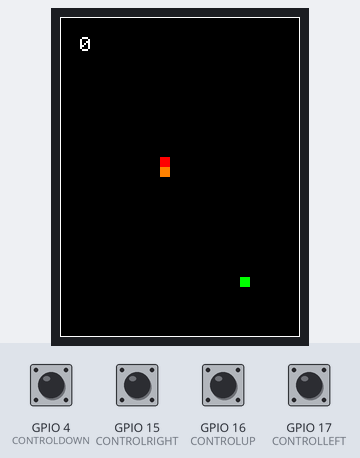
Simulated run of this program. Board: ESP32. Parts: 240×320 colour display. The inputs (shaded band) are chosen by the test bench; at power-on: GPIO 4 (CONTROLDOWN), GPIO 15 (CONTROLRIGHT), GPIO 16 (CONTROLUP), GPIO 17 (CONTROLLEFT) HIGH. Random numbers use the default seed unless the program sets one.

Above: at 2.4 s.
2.5 s: GPIO 17 (CONTROLLEFT) pulled LOW for 0.15 s
At 2.89 s:
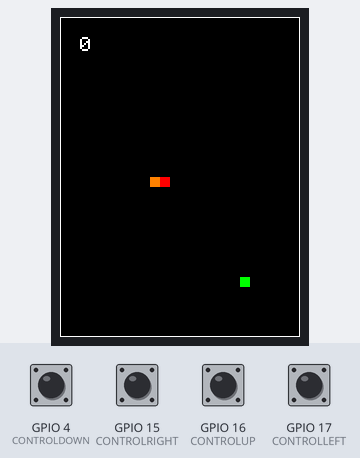
3.2 s: GPIO 4 (CONTROLDOWN) pulled LOW for 0.15 s
At 3.49 s:
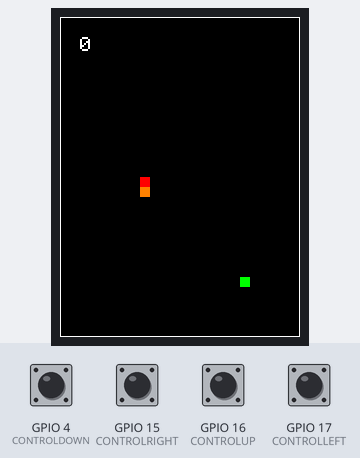
3.9 s: GPIO 15 (CONTROLRIGHT) pulled LOW for 0.15 s
At 4.1 s:
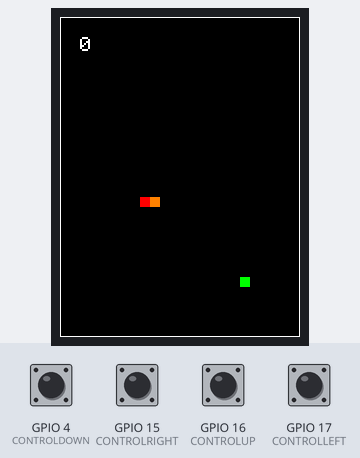
4.6 s: GPIO 16 (CONTROLUP) pulled LOW for 0.15 s
At 5.0 s:
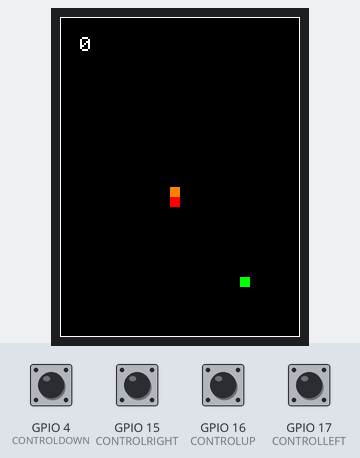
5.3 s: GPIO 15 (CONTROLRIGHT) pulled LOW for 1 s
At 5.61 s:
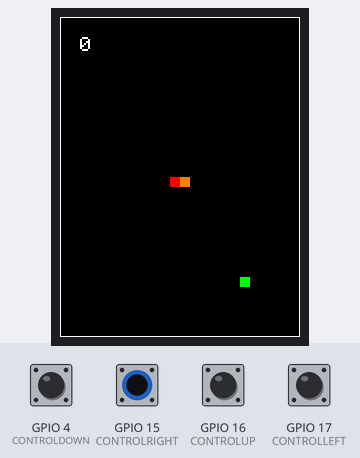
6.9 s: GPIO 4 (CONTROLDOWN) pulled LOW for 1 s
At 12.0 s:
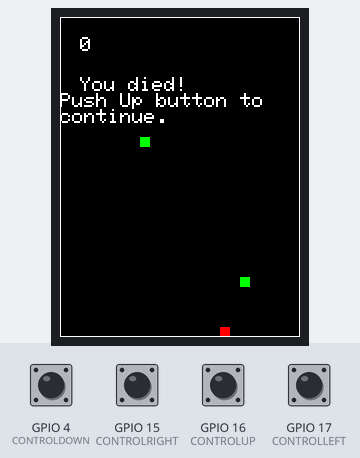
Timing chart, 0 to 13.0 s (numbered marks = the images above; inputs shaded):
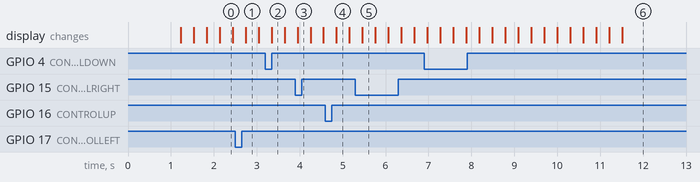

The program:

main.cpp
```cpp
#include <Adafruit_GFX.h>
#include <Adafruit_ILI9341.h>

//definice pinů pro display
#define TFT_SCK    18
#define TFT_MOSI   23
#define TFT_MISO   19
#define TFT_CS     5
#define TFT_DC     21
#define TFT_RST    22
Adafruit_ILI9341 tft = Adafruit_ILI9341(TFT_CS, TFT_DC, TFT_MOSI, TFT_SCK, TFT_RST, TFT_MISO);
//definice pravidel hry
#define FRAMESPEED 300
#define FOODSPEED 8000
#define VIRTUALVYSKA 32
#define VIRTUALSIRKA 24
#define VIRTUALNASOB 10
#define MAXHAD 500
#define MAXFOOD 5

//piny ovládacích tlačítek
#define CONTROLUP 16
#define CONTROLDOWN 4
#define CONTROLLEFT 17
#define CONTROLRIGHT 15

int hadY[MAXHAD], hadX[MAXHAD];
int foodY[MAXFOOD], foodX[MAXFOOD];
int direction = 0, score = 0;
bool pohybProveden = true, deleteLast = true;
unsigned long lastFrame = 0, lastFood = 0;

//Funkce, která posunuje hlavu hada
void addHad(int x, int y) {
  //Projede pole, posune data v poli o jedno navíc
  for(int z = MAXHAD; z>-1; z--) {
    if(z<MAXHAD-1) {
      hadY[z+1] = hadY[z];
      hadX[z+1] = hadX[z];
    }
  }
  //Vloží se přijaté data na začátek pole
  hadX[0] = x;
  hadY[0] = y;
  pohybProveden = false;
  deleteLast = true;
}
//Nastaví základní hodnoty
void defaultSetting() {
  for(int x = 0; x<MAXHAD; x++) {
    hadX[x] = -2;
    hadY[x] = -2;
  }
  for(int x = 0; x<MAXFOOD; x++) {
    foodX[x] = -1;
    foodY[x] = -1;
  }
  hadY[0] = 11;
  hadY[1] = 10;
  hadX[0] = 10;
  hadX[1] = 10;
  pohybProveden = true;
  deleteLast = true;
  score = 0;
  tft.fillScreen(ILI9341_BLACK);
  delay(1000);
}
//Napíše text na obrazovku a zastaví kód, dokud není zmáčknuto tlačítko nahoru
void smrt() {
  tft.setCursor(20,60);
  tft.println("You died!");
  tft.print("Push Up button to   continue.");

  while(digitalRead(CONTROLUP) == HIGH) {}
  defaultSetting();
}
//Kontrola vstupních údajů, pokud se jídlo nezobrazí na hadovi
bool foodCheck(int tfoodX, int tfoodY) {
  for(int x = 0; x<MAXHAD; x++) {
    if(hadX[x] != -2) {
      if(hadX[x] == tfoodX && hadY[x] == tfoodY) {
        return true;
      }
    } else {
      return false;
    }
  }
}
//Vybere náhodnou pozici v poli a přidá na ní jídlo
void addFood() {
  for(int x = 0; x<MAXFOOD; x++) {
    if(foodX[x] == -1) {
      int tfoodX, tfoodY;
      do{
        tfoodX = random(1,VIRTUALSIRKA);
        tfoodY = random(1,VIRTUALVYSKA);
      } while (foodCheck(tfoodX,tfoodY));
      foodX[x] = tfoodX;
      foodY[x] = tfoodY;
      break;
    }
  }
}
//Definice interuptů pro tlačítka
void IRAM_ATTR iup(){
  if (pohybProveden && direction != CONTROLDOWN) {
      direction = CONTROLUP;
      addHad(hadX[0],hadY[0]-1);
    }
}
void IRAM_ATTR idown(){
  if (pohybProveden && direction != CONTROLUP) {
      direction = CONTROLDOWN;
      addHad(hadX[0],hadY[0]+1);
  }
}
void IRAM_ATTR ileft(){
  if (pohybProveden && direction != CONTROLRIGHT) {
      direction = CONTROLLEFT;
      addHad(hadX[0]-1,hadY[0]);
    }
}
void IRAM_ATTR iright(){
  if (pohybProveden && direction != CONTROLLEFT) {
      direction = CONTROLRIGHT;
      addHad(hadX[0]+1,hadY[0]);
    }
}
//nastavení pinů a displaye
void setup() {
  Serial.begin(115200);
  pinMode(CONTROLUP, INPUT_PULLUP);
  pinMode(CONTROLLEFT, INPUT_PULLUP);
  pinMode(CONTROLDOWN, INPUT_PULLUP);
  pinMode(CONTROLRIGHT, INPUT_PULLUP);
  attachInterrupt(CONTROLUP,iup,FALLING);
  attachInterrupt(CONTROLDOWN,idown,FALLING);
  attachInterrupt(CONTROLLEFT,ileft,FALLING);
  attachInterrupt(CONTROLRIGHT,iright,FALLING);
  tft.begin();
  tft.setTextColor(ILI9341_WHITE);
  tft.setTextSize(2);

  defaultSetting();
  addFood();
}

void loop() {
  if(millis() > lastFrame + FRAMESPEED) {
    //vyrenderování snímku
    if(pohybProveden) { //Posunutí hada pokud nebyla určena změna směru
      if(hadX[0] > hadX[1]) {
        addHad(hadX[0]+1,hadY[0]);
      } else if(hadX[0] < hadX[1]) {
        addHad(hadX[0]-1,hadY[0]);
      } else if(hadY[0] > hadY[1]) {
        addHad(hadX[0],hadY[0]+1);
      } else if(hadY[0] < hadY[1]) {
        addHad(hadX[0],hadY[0]-1);
      }

    }
    for(int x = 0; x<MAXFOOD; x++) { //konzumace jidla
      if(foodX[x] == hadX[0] && foodY[x] == hadY[0]) {
        deleteLast = false;
        foodX[x] = -1;
        foodY[x] = -1;
        score++;
      }
    }
    if(deleteLast) {
      //Smazání posledního pixelu hada, pokud nebylo snězeno jídlo
      for(int x = 0; x<MAXHAD; x++) {
        if(hadX[x] == -2) {
          //Mazání posledního pixelu na displayu pro urychlení pohybu (lepší než mazat display celý)
          tft.fillRect(hadX[x-1]*VIRTUALNASOB,hadY[x-1]*VIRTUALNASOB,VIRTUALNASOB,VIRTUALNASOB,0x0000);
          hadX[x-1] = -2;
          hadY[x-1] = -2;
        }
      }
    }
    for(int x = 0; x<MAXFOOD; x++) { //nakreslení jidla
      if(foodX[x] != -1)
        tft.fillRect(foodX[x]*VIRTUALNASOB,foodY[x]*VIRTUALNASOB,VIRTUALNASOB,VIRTUALNASOB,0x07E0);
    }
    for(int x = 0; x<MAXHAD; x++) { //nakreslení hada
      if(hadX[x] != -2 && x<2) {
        if(x == 0) {
          //Vykreslení hlavy hada jinou barvou
          tft.fillRect(hadX[x]*VIRTUALNASOB,hadY[x]*VIRTUALNASOB,VIRTUALNASOB,VIRTUALNASOB,0xFC00);
        } else {
          tft.fillRect(hadX[x]*VIRTUALNASOB,hadY[x]*VIRTUALNASOB,VIRTUALNASOB,VIRTUALNASOB,0xF800);
        }
      } else {
        break;
      }
    }
    tft.drawRect(0,0,240,320,0xFFFF);
    tft.setCursor(20,20);
    //přemazání starého skóre jiným
     tft.setTextColor(ILI9341_BLACK);
    tft.print(score-1);
    tft.setCursor(20,20);
     tft.setTextColor(ILI9341_WHITE);
    tft.print(score);
    //Kontrola nabourání do stěny
    if(hadX[0] > VIRTUALSIRKA-1 || hadX[0] < 0 || hadY[0] > VIRTUALVYSKA-1 || hadY[0] < 0) {
      smrt();
    }
    for(int x = 0; x<MAXHAD; x++) {
       //Kontrola nabourání do sebe
      if(hadX[x] != -2 && x != 0) {
        if(hadX[0] == hadX[x] && hadY[0] == hadY[x])
          smrt();
      }
    }
    pohybProveden = true;
    lastFrame = millis();
  }
  if(millis() > lastFood + random(FOODSPEED,FOODSPEED*2)) { //Přidání jídlo po náhodném časovém intervalu
    addFood();
    lastFood = millis();
  }
}
```
